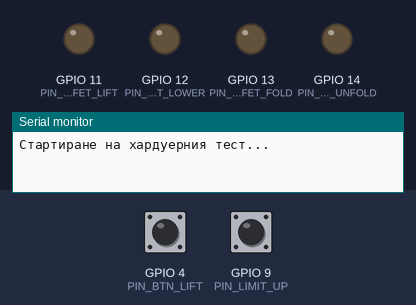
Recording of a program running on a simulated ESP32-S3. Parts: output pins drawn as LEDs (lit = HIGH), the last lines printed to the serial monitor. Inputs (shaded band) come from the test bench; at power-on: GPIO 4 (PIN_BTN_LIFT) HIGH, GPIO 9 (PIN_LIMIT_UP) HIGH.

Above: at 0.8 s.
0.9 s: GPIO 4 (PIN_BTN_LIFT) pulled LOW for 0.15 s
At 1.2 s:
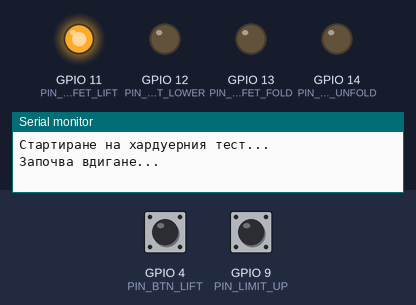
4.0 s: GPIO 9 (PIN_LIMIT_UP) pulled LOW for 0.15 s
At 5.0 s:
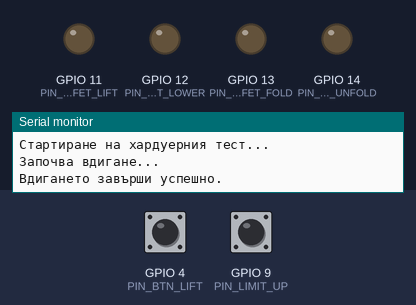
5.6 s: GPIO 4 (PIN_BTN_LIFT) pulled LOW for 1 s
At 5.9 s:
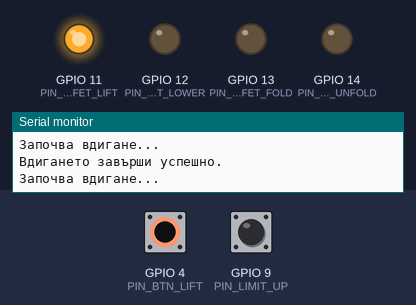
9.6 s: GPIO 4 (PIN_BTN_LIFT) pulled LOW for 3.2 s
Timing chart, 0 to 16.8 s (numbered marks = the images above; inputs shaded):
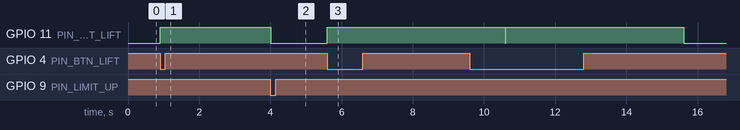

Measured:
- after the input at 0.9 s, GPIO 11 (PIN_MOSFET_LIFT): LOW → HIGH at once
- after the input at 4.0 s, GPIO 11 (PIN_MOSFET_LIFT): HIGH → LOW at once
- after the input at 5.6 s, GPIO 11 (PIN_MOSFET_LIFT): LOW → HIGH at once

The program:

main.cpp
```cpp
#include <stdio.h>
#include "freertos/FreeRTOS.h"
#include "freertos/task.h"
#include "driver/gpio.h"
#include "esp_timer.h"

// --- Дефиниция на пиновете ---
#define PIN_MOSFET_LIFT     11  // MOSFET 1 (Вдигане)
#define PIN_MOSFET_LOWER    12  // MOSFET 2 (Спускане)
#define PIN_MOSFET_FOLD     13  // MOSFET 3 (Прибиране крила)
#define PIN_MOSFET_UNFOLD   14  // MOSFET 4 (Разгъване крила)

#define PIN_BTN_LIFT        4   // Бутон за вдигане
#define PIN_BTN_LOWER       5   // Бутон за спускане
#define PIN_BTN_FOLD        6   // Бутон за прибиране
#define PIN_BTN_UNFOLD      7   // Бутон за разгъване

#define PIN_SENSOR_BIN      8   // Сензор за бункер
#define PIN_LIMIT_UP        9   // Краен изключвач "Вдигнато"
#define PIN_LIMIT_DOWN      10  // Краен изключвач "Спуснато"

uint64_t lift_start_time = 0;
bool is_lifting = false;
const uint64_t MAX_LIFT_TIME_MS = 5000;

void setup_output(gpio_num_t pin) {
    gpio_config_t io_conf = {};
    io_conf.intr_type = GPIO_INTR_DISABLE;
    io_conf.mode = GPIO_MODE_OUTPUT;
    io_conf.pin_bit_mask = (1ULL << pin);
    io_conf.pull_down_en = GPIO_PULLDOWN_DISABLE;
    io_conf.pull_up_en = GPIO_PULLUP_DISABLE;
    gpio_config(&io_conf);
    gpio_set_level(pin, 0);
}

void setup_input(gpio_num_t pin) {
    gpio_config_t io_conf = {};
    io_conf.intr_type = GPIO_INTR_DISABLE;
    io_conf.mode = GPIO_MODE_INPUT;
    io_conf.pin_bit_mask = (1ULL << pin);
    io_conf.pull_down_en = GPIO_PULLDOWN_DISABLE;
    io_conf.pull_up_en = GPIO_PULLUP_ENABLE;
    gpio_config(&io_conf);
}

extern "C" void app_main(void) {
    printf("Стартиране на хардуерния тест...\n");

    setup_output((gpio_num_t)PIN_MOSFET_LIFT);
    setup_output((gpio_num_t)PIN_MOSFET_LOWER);
    setup_output((gpio_num_t)PIN_MOSFET_FOLD);
    setup_output((gpio_num_t)PIN_MOSFET_UNFOLD);

    setup_input((gpio_num_t)PIN_BTN_LIFT);
    setup_input((gpio_num_t)PIN_BTN_LOWER);
    setup_input((gpio_num_t)PIN_BTN_FOLD);
    setup_input((gpio_num_t)PIN_BTN_UNFOLD);
    setup_input((gpio_num_t)PIN_SENSOR_BIN);
    setup_input((gpio_num_t)PIN_LIMIT_UP);
    setup_input((gpio_num_t)PIN_LIMIT_DOWN);

    while (true) {
        bool btn_lift_pressed = (gpio_get_level((gpio_num_t)PIN_BTN_LIFT) == 0);
        bool limit_up_triggered = (gpio_get_level((gpio_num_t)PIN_LIMIT_UP) == 0);

        if (btn_lift_pressed && !is_lifting && !limit_up_triggered) {
            printf("Започва вдигане...\n");
            gpio_set_level((gpio_num_t)PIN_MOSFET_LIFT, 1);
            is_lifting = true;
            lift_start_time = esp_timer_get_time() / 1000;
        }

        if (is_lifting) {
            uint64_t current_time = esp_timer_get_time() / 1000;
            uint64_t elapsed = current_time - lift_start_time;

            if (limit_up_triggered || elapsed >= MAX_LIFT_TIME_MS) {
                gpio_set_level((gpio_num_t)PIN_MOSFET_LIFT, 0);
                is_lifting = false;

                if (elapsed >= MAX_LIFT_TIME_MS && !limit_up_triggered) {
                    printf("ВНИМАНИЕ: Таймерът изтече, но изключвачът не е отчетен!\n");
                } else {
                    printf("Вдигането завърши успешно.\n");
                }
            }
        }
        vTaskDelay(pdMS_TO_TICKS(10));
    }
}
```
